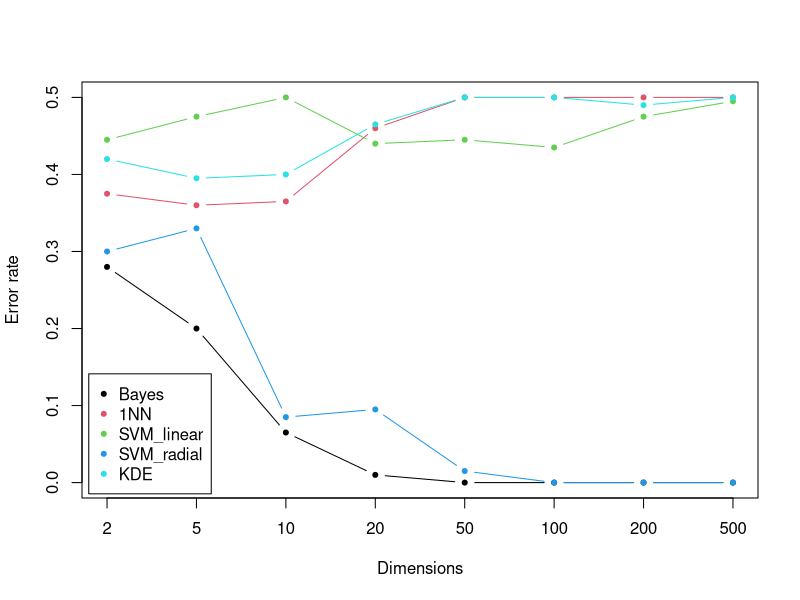

Write R code to recreate this figure. (Note: a time limit stopped this script after it produced the figure.)
##########
#  Q2.3
##########

par(mfrow=c(1,1))


library(mvtnorm)
library(class)
library(e1071)

generate=function(n,d,mu,h){
  rmvnorm(n,mu,h^2*diag(d))
}

d=c(2,5,10,20,50,100,200,500) # dimensions

#mu1=rep(0,d[i])

#mu2=rep(0,d[i])
#mu2=c(1,rep(0,d[i]-1))
#mu2=rep(1,d[i])

x_train=list()
x_test=list()


bayes=function(x,mu1,mu2,d)dmvnorm(x,mean=mu1,sigma=diag(d))-dmvnorm(x,mean=mu2,sigma = 1/4*diag(d))

kde=function(x,x_sample,d,h,n){
  sum=0
  for(i in 1:n)sum=sum+dmvnorm(x,mean=x_sample[i,],sigma=(h^2)*diag(d))
  est=sum/n
}
###
# q2.3.3

MR_Bayes=rep(0,length(d))
MR_knn=rep(0,length(d))
MR_svm_1=rep(0,length(d))
MR_svm_2=rep(0,length(d))
MR_kde=rep(0,length(d))


set.seed(1234)

for(i in 1:length(d)){
  #params
  mu1=rep(0,d[i])
  mu2=rep(0,d[i])
  
  #================
  # data
  #================
  x11=generate(10,d[i],mu1,1)
  x12=generate(10,d[i],mu2,1/2)
  x_train[[i]]=rbind(x11,x12)
  y_train=c(rep(0,10),rep(1,10))
  
  x21=generate(100,d[i],mu1,1)
  x22=generate(100,d[i],mu2,1/2)
  x_test[[i]]=rbind(x21,x22)
  y_test=c(rep(0,100),rep(1,100)) 
  
  # Bayes
  y_pred=ifelse(apply(x_test[[i]],1,bayes,mu1,mu2,d[i])>0,0,1)
  MR_Bayes[i]=mean(y_test!=y_pred)
  
  # 1NN
  knn.pred=knn(x_train[[i]],x_test[[i]],y_train,k=1)
  MR_knn[i]=mean(knn.pred!=y_test)
  
  dat=data.frame(x_train[[i]])
  dat$y=as.factor(y_train)
  
  # SVM linear
  svmfit_1=svm(y~.,dat,kernel='linear',scale=F)
  y_pred=predict(svmfit_1,x_test[[i]])
  MR_svm_1[i]=mean(y_test!=y_pred)
  
  # SVM radial
  svmfit_2=svm(y~.,dat,kernel='radial',scale=F)
  y_pred=predict(svmfit_2,x_test[[i]])
  MR_svm_2[i]=mean(y_test!=y_pred)
  
  print(paste('computing KDA for d=',d[i]))
  
  # KDA
  y_pred=numeric(200)
  for(j in 1:200){
    dist1=as.matrix(dist(rbind(x11,x_test[[i]][j,])))
    h1=dist1[11,which.min(dist1[11,-11])]
    #print(h1)
    p0=kde(x_test[[i]][j,],x11,d=d[i],h=h1,n=10)
    
    dist2=as.matrix(dist(rbind(x12,x_test[[i]][j,])))
    h2=dist2[11,which.min(dist2[11,-11])]
    #print(h2)
    p1=kde(x_test[[i]][j,],x12,d=d[i],h=h2,n=10)
    
    y_pred[j]=ifelse(p0<p1,1,0)
  }
  
  MR_kde[i]=mean(y_test!=y_pred)
  
  
}


# test error plots
MR=matrix(c(MR_Bayes,MR_knn,MR_svm_1,MR_svm_2,MR_kde),ncol=length(d),byrow=T)
names=c('Bayes','1NN','SVM_linear','SVM_radial','KDE')
rownames(MR)=names
matplot(t(MR),type='b',lwd=1,pch=20,ylab='Error rate',xlab='Dimensions',col=1:5,lty=1,xaxt='n')
axis(at=1:length(d),side=1,las=0,labels = d)
legend('bottomleft',inset=0.01,col=c(1:5),names,pch=20)

###
# q2.3.1
MR_Bayes=rep(0,length(d))
MR_knn=rep(0,length(d))
MR_svm_1=rep(0,length(d))
MR_svm_2=rep(0,length(d))
MR_kde=rep(0,length(d))


set.seed(1234)

for(i in 1:length(d)){
  #params
  mu1=rep(0,d[i])
  mu2=c(1,rep(0,d[i]-1))
  
  #================
  # data
  #================
  x11=generate(10,d[i],mu1,1)
  x12=generate(10,d[i],mu2,1/2)
  x_train[[i]]=rbind(x11,x12)
  y_train=c(rep(0,10),rep(1,10))
  
  x21=generate(100,d[i],mu1,1)
  x22=generate(100,d[i],mu2,1/2)
  x_test[[i]]=rbind(x21,x22)
  y_test=c(rep(0,100),rep(1,100)) 
  
  # Bayes
  y_pred=ifelse(apply(x_test[[i]],1,bayes,mu1,mu2,d[i])>0,0,1)
  MR_Bayes[i]=mean(y_test!=y_pred)
  
  # 1NN
  knn.pred=knn(x_train[[i]],x_test[[i]],y_train,k=1)
  MR_knn[i]=mean(knn.pred!=y_test)
  
  dat=data.frame(x_train[[i]])
  dat$y=as.factor(y_train)
  
  # SVM linear
  svmfit_1=svm(y~.,dat,kernel='linear',scale=F)
  y_pred=predict(svmfit_1,x_test[[i]])
  MR_svm_1[i]=mean(y_test!=y_pred)
  
  # SVM radial
  svmfit_2=svm(y~.,dat,kernel='radial',scale=F)
  y_pred=predict(svmfit_2,x_test[[i]])
  MR_svm_2[i]=mean(y_test!=y_pred)
  
  print(paste('computing KDA for d=',d[i]))
  # KDA
  y_pred=numeric(200)
  for(j in 1:200){
    dist1=as.matrix(dist(rbind(x11,x_test[[i]][j,])))
    h1=dist1[11,which.min(dist1[11,-11])]
    #print(h1)
    p0=kde(x_test[[i]][j,],x11,d=d[i],h=h1,n=10)
    
    dist2=as.matrix(dist(rbind(x12,x_test[[i]][j,])))
    h2=dist2[11,which.min(dist2[11,-11])]
    #print(h2)
    p1=kde(x_test[[i]][j,],x12,d=d[i],h=h2,n=10)
    
    y_pred[j]=ifelse(p0<p1,1,0)
  }
  
  MR_kde[i]=mean(y_test!=y_pred)
  
  
}


# test error plots
MR=matrix(c(MR_Bayes,MR_knn,MR_svm_1,MR_svm_2,MR_kde),ncol=length(d),byrow=T)
names=c('Bayes','1NN','SVM_linear','SVM_radial','KDE')
rownames(MR)=names
matplot(t(MR),type='b',lwd=1,pch=20,ylab='Error rate',xlab='Dimensions',col=1:5,lty=1,xaxt='n')
axis(at=1:length(d),side=1,las=0,labels = d)
legend('bottomleft',inset=0.01,col=c(1:5),names,pch=20)

###
# q2.3.2

MR_Bayes=rep(0,length(d))
MR_knn=rep(0,length(d))
MR_svm_1=rep(0,length(d))
MR_svm_2=rep(0,length(d))
MR_kde=rep(0,length(d))


set.seed(1234)

for(i in 1:length(d)){
  #params
  mu1=rep(0,d[i])
  mu2=rep(1,d[i])
  
  #================
  # data
  #================
  x11=generate(10,d[i],mu1,1)
  x12=generate(10,d[i],mu2,1/2)
  x_train[[i]]=rbind(x11,x12)
  y_train=c(rep(0,10),rep(1,10))
  
  x21=generate(100,d[i],mu1,1)
  x22=generate(100,d[i],mu2,1/2)
  x_test[[i]]=rbind(x21,x22)
  y_test=c(rep(0,100),rep(1,100)) 
  
  # Bayes
  y_pred=ifelse(apply(x_test[[i]],1,bayes,mu1,mu2,d[i])>0,0,1)
  MR_Bayes[i]=mean(y_test!=y_pred)
  
  # 1NN
  knn.pred=knn(x_train[[i]],x_test[[i]],y_train,k=1)
  MR_knn[i]=mean(knn.pred!=y_test)
  
  dat=data.frame(x_train[[i]])
  dat$y=as.factor(y_train)
  
  # SVM linear
  svmfit_1=svm(y~.,dat,kernel='linear',scale=F)
  y_pred=predict(svmfit_1,x_test[[i]])
  MR_svm_1[i]=mean(y_test!=y_pred)
  
  # SVM radial
  svmfit_2=svm(y~.,dat,kernel='radial',scale=F)
  y_pred=predict(svmfit_2,x_test[[i]])
  MR_svm_2[i]=mean(y_test!=y_pred)
  
  print(paste('computing KDA for d=',d[i]))
  # KDA
  y_pred=numeric(200)
  for(j in 1:200){
    dist1=as.matrix(dist(rbind(x11,x_test[[i]][j,])))
    h1=dist1[11,which.min(dist1[11,-11])]
    #print(h1)
    p0=kde(x_test[[i]][j,],x11,d=d[i],h=h1,n=10)
    
    dist2=as.matrix(dist(rbind(x12,x_test[[i]][j,])))
    h2=dist2[11,which.min(dist2[11,-11])]
    #print(h2)
    p1=kde(x_test[[i]][j,],x12,d=d[i],h=h2,n=10)
    
    y_pred[j]=ifelse(p0<p1,1,0)
  }
  
  MR_kde[i]=mean(y_test!=y_pred)
  
  
}


# test error plots
MR=matrix(c(MR_Bayes,MR_knn,MR_svm_1,MR_svm_2,MR_kde),ncol=length(d),byrow=T)
names=c('Bayes','1NN','SVM_linear','SVM_radial','KDE')
rownames(MR)=names
matplot(t(MR),type='b',lwd=1,pch=20,ylab='Error rate',xlab='Dimensions',col=1:5,lty=1,xaxt='n')
axis(at=1:length(d),side=1,las=0,labels = d)
legend('bottomleft',inset=0.01,col=c(1:5),names,pch=20)
